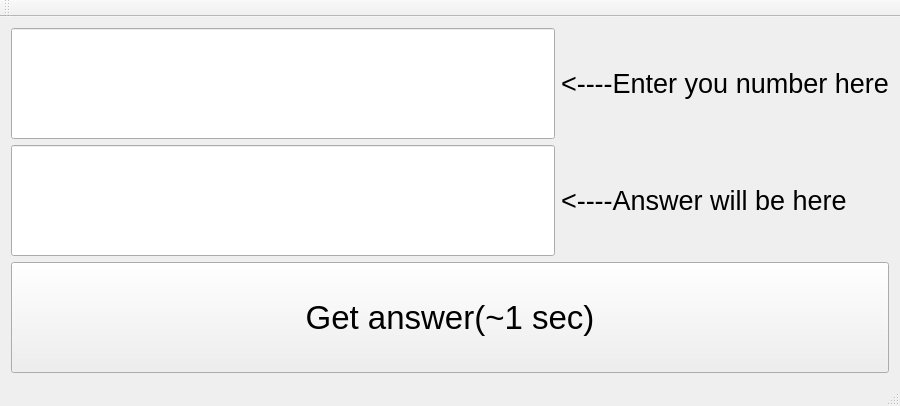
<?xml version="1.0" encoding="UTF-8"?>
<ui version="4.0">
 <class>mainwindowClass</class>
 <widget class="QMainWindow" name="mainwindowClass">
  <property name="geometry">
   <rect>
    <x>0</x>
    <y>0</y>
    <width>900</width>
    <height>406</height>
   </rect>
  </property>
  <property name="windowTitle">
   <string>mainwindow</string>
  </property>
  <widget class="QWidget" name="centralWidget">
   <property name="maximumSize">
    <size>
     <width>1920</width>
     <height>1080</height>
    </size>
   </property>
   <layout class="QVBoxLayout" name="verticalLayout">
    <item>
     <layout class="QGridLayout" name="gridLayout">
      <item row="0" column="0">
       <widget class="QLineEdit" name="lineEdit">
        <property name="sizePolicy">
         <sizepolicy hsizetype="Expanding" vsizetype="Expanding">
          <horstretch>0</horstretch>
          <verstretch>0</verstretch>
         </sizepolicy>
        </property>
        <property name="font">
         <font>
          <pointsize>25</pointsize>
         </font>
        </property>
        <property name="text">
         <string/>
        </property>
       </widget>
      </item>
      <item row="1" column="0">
       <widget class="QLineEdit" name="lineEdit_2">
        <property name="sizePolicy">
         <sizepolicy hsizetype="Expanding" vsizetype="Expanding">
          <horstretch>0</horstretch>
          <verstretch>0</verstretch>
         </sizepolicy>
        </property>
        <property name="font">
         <font>
          <pointsize>12</pointsize>
         </font>
        </property>
        <property name="autoFillBackground">
         <bool>false</bool>
        </property>
        <property name="text">
         <string/>
        </property>
        <property name="dragEnabled">
         <bool>true</bool>
        </property>
        <property name="readOnly">
         <bool>true</bool>
        </property>
       </widget>
      </item>
      <item row="1" column="1">
       <widget class="QLabel" name="label">
        <property name="font">
         <font>
          <pointsize>20</pointsize>
         </font>
        </property>
        <property name="text">
         <string>&lt;----Answer will be here</string>
        </property>
       </widget>
      </item>
      <item row="0" column="1">
       <widget class="QLabel" name="label_2">
        <property name="minimumSize">
         <size>
          <width>300</width>
          <height>0</height>
         </size>
        </property>
        <property name="font">
         <font>
          <pointsize>20</pointsize>
         </font>
        </property>
        <property name="text">
         <string>&lt;----Enter you number here</string>
        </property>
       </widget>
      </item>
      <item row="2" column="0" colspan="2">
       <widget class="QPushButton" name="pushButton">
        <property name="sizePolicy">
         <sizepolicy hsizetype="Expanding" vsizetype="Expanding">
          <horstretch>0</horstretch>
          <verstretch>0</verstretch>
         </sizepolicy>
        </property>
        <property name="font">
         <font>
          <pointsize>25</pointsize>
         </font>
        </property>
        <property name="text">
         <string>Get answer(~1 sec)</string>
        </property>
       </widget>
      </item>
     </layout>
    </item>
   </layout>
  </widget>
  <widget class="QMenuBar" name="menuBar">
   <property name="geometry">
    <rect>
     <x>0</x>
     <y>0</y>
     <width>900</width>
     <height>22</height>
    </rect>
   </property>
  </widget>
  <widget class="QToolBar" name="mainToolBar">
   <attribute name="toolBarArea">
    <enum>TopToolBarArea</enum>
   </attribute>
   <attribute name="toolBarBreak">
    <bool>false</bool>
   </attribute>
  </widget>
  <widget class="QStatusBar" name="statusBar"/>
 </widget>
 <layoutdefault spacing="6" margin="11"/>
 <resources>
  <include location="mainwindow.qrc"/>
 </resources>
 <connections/>
</ui>
